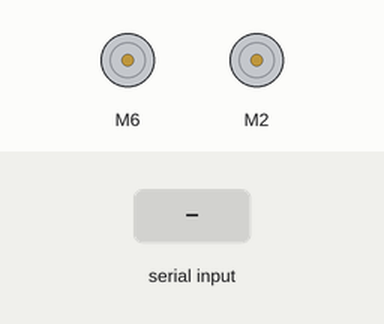
The sketch below on a simulated ESP8266 (NodeMCU). Shown: 2 × DC motor (green arrow = forward, orange = backward, longer = faster). The test bench sets the inputs (shaded band). What the sketch prints to the serial monitor is not drawn.

Above: at 1.2 s.
1.3 s: "1" received over the second serial link
At 3.5 s:
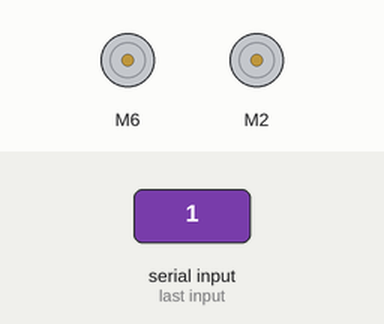
3.8 s: "0" received over the second serial link
At 5.5 s:
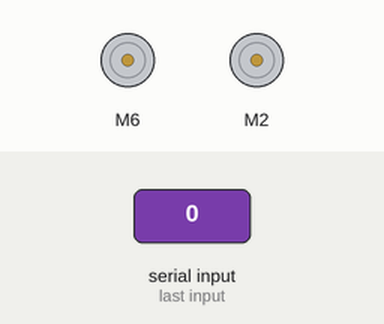
Timing chart, 0 to 7.0 s (numbered marks = the images above; inputs shaded):
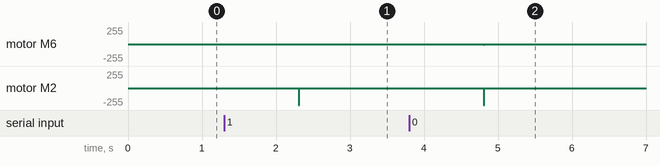

The sketch:

RC_Pico.ino
```cpp
#include <SparkFun_TB6612.h>

// Pins for UART communication with ESP32
#define TX2 0
#define RX2 1

// Motor A control pins
#define AIN1 2
#define AIN2 3
#define PWMA 4

// Motor B control pins
#define BIN1 6
#define BIN2 7
#define PWMB 8

#define STBY 5

// Create motor objects
Motor m1 = Motor(AIN1, AIN2, PWMA, -1, STBY);
Motor m2 = Motor(BIN1, BIN2, PWMB, -1, STBY);

void setup() {

  // Set PWM frequency and range for motor speed control
  analogWriteFreq(20000);
  analogWriteRange(255);

  // Turn on built-in LED to show the board is running
  digitalWrite(LED_BUILTIN, HIGH);

  // Start USB serial for debugging
  Serial.begin(115200);

  // Configure Serial1 RX/TX pins
  Serial1.setRX(RX2);
  Serial1.setTX(TX2);

  // Start Serial1 for receiving motor commands from ESP32
  Serial1.begin(115200);

  Serial.println("Starting");
}

void loop() {
  // Buffer to store 2 incoming bytes:
  // buffer[0] = motor 2 command
  // buffer[1] = motor 1 command
  uint8_t buffer[2];

  // Check whether serial data is available
  if (Serial1.available()){
    // Read 2 bytes from Serial 1 into the buffer
    Serial1.readBytes(buffer, 2);

    // Convert incoming bytes into integer speed values
    int speed1 = (int)(buffer[1]);
    int speed2 = (int)(buffer[0]);

    double convertedSpeed1;
    double convertedSpeed2;

    // Convert 0-100 input range into -255 to 255 motor range
    convertedSpeed1 = -((speed1 - 50)/50.0) *255;
    convertedSpeed2 = -((speed2 - 50)/50.0) *255;

    // Drive motors using converted speed values
    m2.drive((int)convertedSpeed2);
    m1.drive((int)convertedSpeed1);

  } else {
    // Default to speed of zero if ESP drops connection
    m2.drive(0);
    m1.drive(0);

  }

  // Small delay for loop stability
  delay(10);
}
```

Measured:
- after the input at 1.3 s, motor M6: stopped → backward 5/255 after 1.0 s, → stopped 0.01 s later; motor M2: stopped → backward 255/255 after 1.0 s, → stopped 0.01 s later
- after the input at 3.8 s, motor M6: stopped → backward 10/255 after 1.0 s, → stopped 0.01 s later; motor M2: stopped → backward 255/255 after 1.0 s, → stopped 0.01 s later
